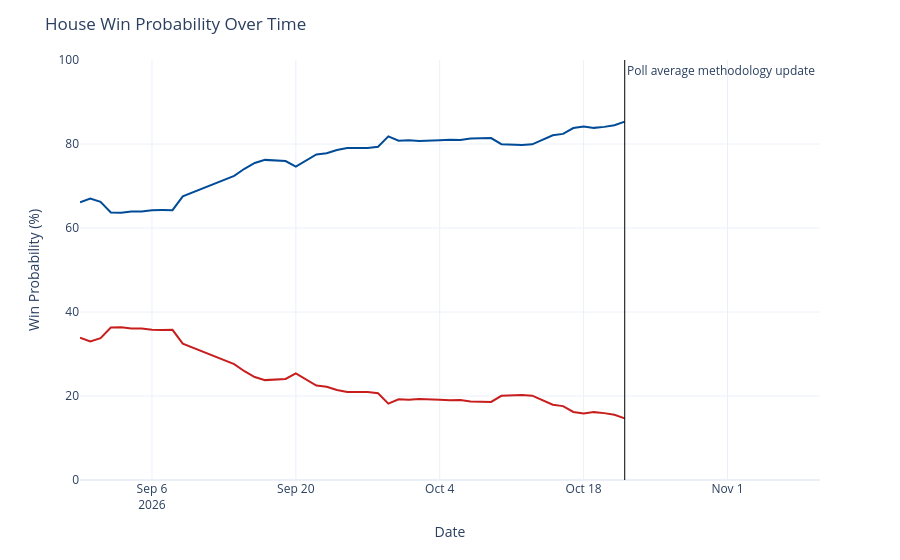

Notebook code for this chart:
### Code cell
chance_over_time = output_ts[(output_ts['geo'] == 'US House') &
                             (output_ts['type'] == 'chance')]
chance_over_time['rep_chance'] = chance_over_time['y'].map(lambda x: 100 - x)
chance_over_time = chance_over_time.rename({'y': 'Democrats', 'rep_chance': 'Republicans'}, axis=1)
chance_time_ser = px.line(chance_over_time, x='date', y=['Democrats', 'Republicans'], template='plotly_white',
                         color_discrete_map={'Democrats': '#004b97', 'Republicans': '#c71e1d'},)
chance_time_ser.update_traces(hovertemplate="%{y:.1f}%")
chance_time_ser.update_layout(
    xaxis=dict(range=[pd.to_datetime('2026-08-30'), pd.to_datetime('2026-11-10')]),
    yaxis=dict(range=[0, 100]),
    xaxis_title='Date',
    yaxis_title='Win Probability (%)',
    title=dict(text="House Win Probability Over Time"),
    hovermode="x",
    showlegend=False
)
chance_time_ser.add_vline(x=pd.to_datetime('2026-10-22').timestamp() * 1000, line_width=1, line_color='black',
                          annotation_text='Poll average methodology update', annotation_position='top right')
chance_time_ser

### Figure 1 — Plotly figure (JSON) as saved in the notebook; plotly's stock layout.template omitted (floating-point values rounded to 4 significant figures)
{"data": [{"hovertemplate": "%{y:.1f}%", "legendgroup": "Democrats", "line": {"color": "#004b97", "dash": "solid"}, "marker": {"symbol": "circle"}, "mode": "lines", "name": "Democrats", "orientation": "v", "showlegend": true, "type": "scatter", "x": ["2026-08-30", "2026-08-31", "2026-09-01", "2026-09-02", "2026-09-03", "2026-09-04", "2026-09-05", "2026-09-06", "2026-09-07", "2026-09-08", "2026-09-09", "2026-09-14", "2026-09-15", "2026-09-16", "2026-09-17", "2026-09-18", "2026-09-19", "2026-09-20", "2026-09-21", "2026-09-22", "2026-09-23", "2026-09-24", "2026-09-25", "2026-09-26", "2026-09-27", "2026-09-28", "2026-09-29", "2026-09-30", "2026-10-01", "2026-10-02", "2026-10-03", "2026-10-04", "2026-10-05", "2026-10-06", "2026-10-07", "2026-10-08", "2026-10-09", "2026-10-10", "2026-10-11", "2026-10-12", "2026-10-13", "2026-10-15", "2026-10-16", "2026-10-17", "2026-10-18", "2026-10-19", "2026-10-20", "2026-10-21", "2026-10-22"], "xaxis": "x", "y": [66.12, 67.02, 66.25, 63.69, 63.65, 63.91, 63.91, 64.23, 64.27, 64.25, 67.54, 72.39, 74.1, 75.49, 76.22, 76.08, 75.94, 74.59, 76.12, 77.51, 77.78, 78.58, 79.05, 79.05, 79.05, 79.34, 81.82, 80.78, 80.9, 80.69, 80.7, 80.88, 81.01, 80.94, 81.32, 81.39, 81.42, 79.94, 79.78, 79.75, 79.92, 82.09, 82.41, 83.8, 84.17, 83.84, 84.08, 84.45, 85.31], "yaxis": "y"}, {"hovertemplate": "%{y:.1f}%", "legendgroup": "Republicans", "line": {"color": "#c71e1d", "dash": "solid"}, "marker": {"symbol": "circle"}, "mode": "lines", "name": "Republicans", "orientation": "v", "showlegend": true, "type": "scatter", "x": ["2026-08-30", "2026-08-31", "2026-09-01", "2026-09-02", "2026-09-03", "2026-09-04", "2026-09-05", "2026-09-06", "2026-09-07", "2026-09-08", "2026-09-09", "2026-09-14", "2026-09-15", "2026-09-16", "2026-09-17", "2026-09-18", "2026-09-19", "2026-09-20", "2026-09-21", "2026-09-22", "2026-09-23", "2026-09-24", "2026-09-25", "2026-09-26", "2026-09-27", "2026-09-28", "2026-09-29", "2026-09-30", "2026-10-01", "2026-10-02", "2026-10-03", "2026-10-04", "2026-10-05", "2026-10-06", "2026-10-07", "2026-10-08", "2026-10-09", "2026-10-10", "2026-10-11", "2026-10-12", "2026-10-13", "2026-10-15", "2026-10-16", "2026-10-17", "2026-10-18", "2026-10-19", "2026-10-20", "2026-10-21", "2026-10-22"], "xaxis": "x", "y": [33.88, 32.98, 33.75, 36.31, 36.35, 36.09, 36.09, 35.77, 35.73, 35.75, 32.46, 27.61, 25.9, 24.51, 23.78, 23.92, 24.06, 25.41, 23.88, 22.49, 22.22, 21.42, 20.95, 20.95, 20.95, 20.66, 18.18, 19.22, 19.1, 19.31, 19.3, 19.12, 18.99, 19.06, 18.68, 18.61, 18.58, 20.06, 20.22, 20.25, 20.08, 17.91, 17.59, 16.2, 15.83, 16.16, 15.92, 15.55, 14.69], "yaxis": "y"}], "layout": {"annotations": [{"showarrow": false, "text": "Poll average methodology update", "x": 1792627200000, "xanchor": "left", "xref": "x", "y": 1, "yanchor": "top", "yref": "y domain"}], "hovermode": "x", "legend": {"title": {"text": "variable"}, "tracegroupgap": 0}, "margin": {"t": 60}, "shapes": [{"line": {"color": "black", "width": 1}, "type": "line", "x0": 1792627200000, "x1": 1792627200000, "xref": "x", "y0": 0, "y1": 1, "yref": "y domain"}], "showlegend": false, "title": {"text": "House Win Probability Over Time"}, "xaxis": {"anchor": "y", "domain": [0, 1], "range": ["2026-08-30T00:00:00", "2026-11-10T00:00:00"], "title": {"text": "Date"}}, "yaxis": {"anchor": "x", "domain": [0, 1], "range": [0, 100], "title": {"text": "Win Probability (%)"}}}}
